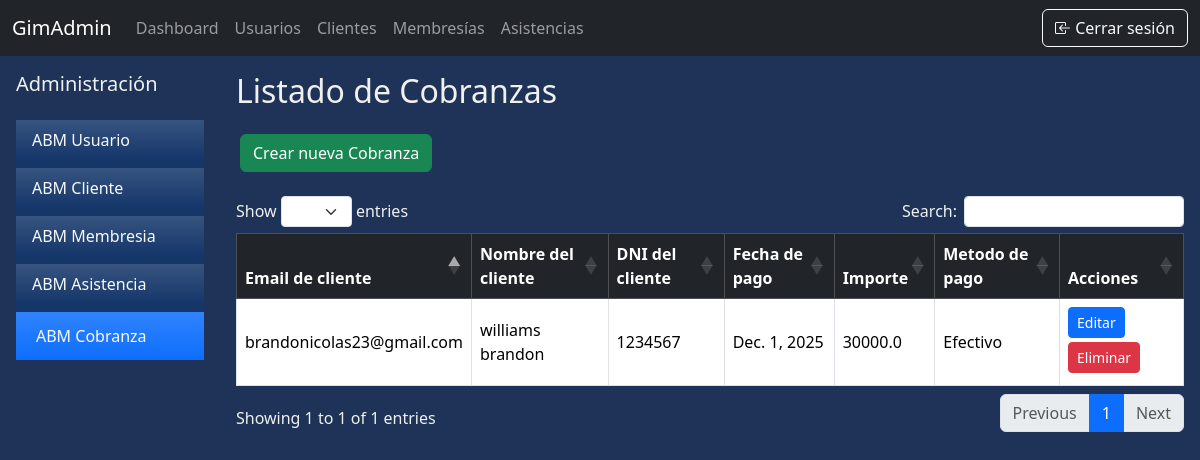
/abm/cobranza/ (signed in), run on an earlier commit of the app's database.
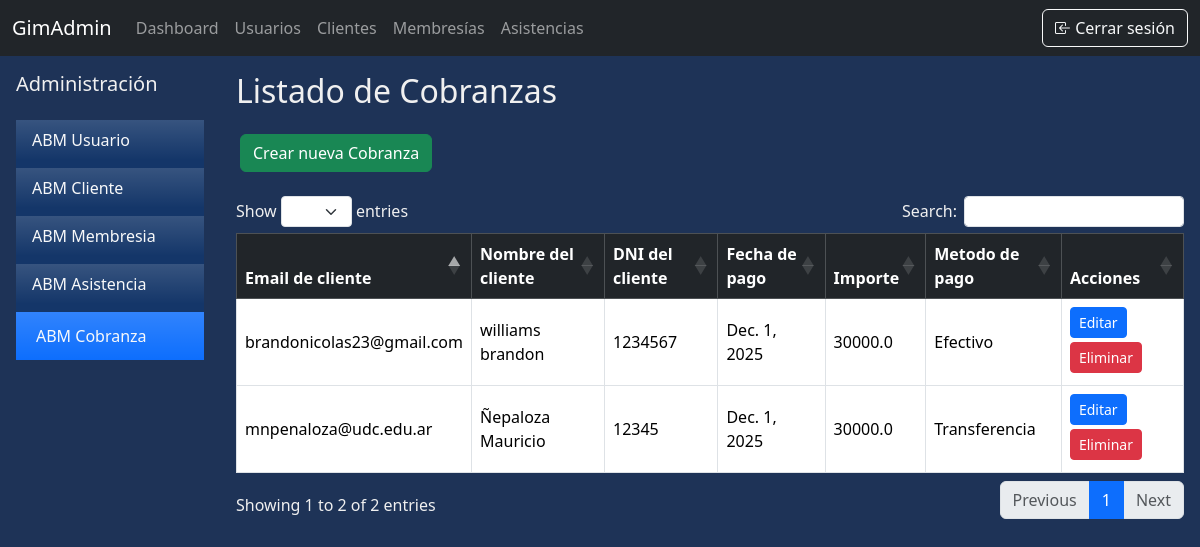
And on a later commit of the database.
### apps/abm/models.py (models this page shows, shortened)
class Cobranza(models.Model):
    METODO_PAGO = [
        ('Efectivo','Efectivo'),
        ('Tarjeta','Tarjeta'),
        ('Transferencia', 'Transferencia')
    ]
    fecha_pago = models.DateField(auto_now_add=True)
    importe = models.FloatField(null=False)
    membresia = models.ForeignKey(Membresia, on_delete=models.CASCADE, null=False, related_name='membresia')
    metodo_pago = models.CharField(max_length=30, choices=METODO_PAGO)

class Membresia(models.Model):
    ESTADO_MEMBRESIA = [
        ('Activa', 'Activa'),
        ('Adeuda', 'Adeuda'),
        ('Baja'  , 'Baja'),
    ]
    cliente = models.OneToOneField(Cliente, on_delete=models.CASCADE, null=False, related_name='membresia_cliente')
    fecha_inicio = models.DateField(null=False)
    fecha_fin = models.DateField(null=False)
    estado = models.CharField(max_length=50, choices=ESTADO_MEMBRESIA)

class Cliente(models.Model):
    usuario = models.OneToOneField(UserProfile, on_delete=models.CASCADE, null=False, related_name='cliente_usuario')
    altura = models.IntegerField()
    peso = models.FloatField()
    objetivo = models.CharField(max_length=300, null=False, default="", blank=True)
    avatar = models.ImageField(upload_to='avatars/', null=True, blank=True, default='avatars/default.jpg')

class UserProfile(models.Model):
    user = models.OneToOneField(User, null=False, on_delete=models.CASCADE, related_name='user_usuario')
    dni = models.IntegerField(unique=True, null=False)
    telefono = models.CharField(max_length=50)
    domicilio = models.CharField(max_length=150)
    fecha_nac = models.DateField()
    first_login = models.BooleanField(default=True)

### apps/abm/views.py (the view)
# urls.py: path('cobranza/', views.lista_cobranzas, name='cobranza_listar'),
@staff_member_required(login_url='/permisos_insuficientes/')
def lista_cobranzas(request):
    contexto = {
        'cobranzas': Cobranza.objects.all()
    }
    return render(request, 'lista_cobranzas.html', contexto)

### apps/abm/templates/lista_cobranzas.html (shortened to what this page needs)
{% extends "base.html" %}
{% block content %}
<div class="d-flex">
    {% include 'sidebar.html' %}
    <div class="flex-grow-1 p-3 justify-content-end flex-column">
        <h2 class="mb-4">Listado de Cobranzas</h2>
        <div>
            <a class="p-1" href="{% url 'cobranza_elegir' %}">
                <button type="button" class="btn btn-success" >Crear nueva Cobranza</button>
            </a>
        </div>
        <br>
        <table class="table table-bordered table-hover align-middle" {% if cobranzas %}id="tablaCobranzas"{% endif %} >
            <thead class="table-dark bg-gradient">
                <tr>
                    <th>Email de cliente</th>
                    <th>Nombre del cliente</th>
                    <th>DNI del cliente</th>
                    <th>Fecha de pago</th>
                    <th>Importe</th>
                    <th>Metodo de pago</th>
                    <th>Acciones</th>
                </tr>
            </thead>
            <tbody>
                {% for cobranza in cobranzas %}
                <tr>
                    <td>{{ cobranza.membresia.cliente.usuario.user.username }}</td>
                    <td>{{ cobranza.membresia.cliente.usuario.user.last_name }} {{ cobranza.membresia.cliente.usuario.user.first_name }}</td>
                    <td>{{ cobranza.membresia.cliente.usuario.dni }}</td>
                    <td>{{ cobranza.fecha_pago }}</td>
                    <td>{{ cobranza.importe }}</td>
                    <td>{{ cobranza.metodo_pago }}</td>
                    <td>
                        <a href="{% url 'cobranza_editar' pk=cobranza.id %}">
                        <button type="button" class="btn btn-sm btn-primary mb-1" href="">Editar</button></a>
                        <a href="{% url 'cobranza_eliminar' pk=cobranza.id %}">
                        <button type="button" class="btn btn-sm btn-danger mb-1">Eliminar</button></a>
                    </td>
                </tr>
                {% empty %}
                    <tr>
                        <td colspan="5" class="text-center">No hay cobranzas registradas.</td>
                    </tr>
                {% endfor %}
        </tbody>
        </table>
    </div>
</div>
{% endblock %}

### apps/core/templates/base.html (shortened to what this page needs)
{% load static %}
<!DOCTYPE html>
<html lang="es">
<head>
    <link
        href="https://cdn.jsdelivr.net/npm/bootstrap@5.3.3/dist/css/bootstrap.min.css"
        rel="stylesheet"
>
    <link
        rel="stylesheet"
        href="https://cdn.jsdelivr.net/npm/bootstrap-icons@1.11.1/font/bootstrap-icons.css">
    <link
        rel="stylesheet"
        href="https://cdn.datatables.net/1.13.7/css/dataTables.bootstrap5.min.css">
    <link
        href="https://cdn.jsdelivr.net/npm/select2@4.1.0-rc.0/dist/css/select2.min.css"
        rel="stylesheet" />
</head>
<body>
    <nav class="navbar navbar-expand-lg navbar-dark bg-dark">
        <div class="container-fluid">
            <a class="navbar-brand" href="{% url 'home' %}">GimAdmin</a>
            <div class="collapse navbar-collapse" id="navbarNav">
                <ul class="navbar-nav me-auto">
                    {% if user.is_authenticated %}
                    <li class="nav-item">
                        <a class="nav-link" href="{% url 'dashboard' %}">Dashboard</a>
                    </li>
                    {% if user.is_staff %}
                    <li class="nav-item">
                        <a class="nav-link" href="{% url 'usuario_listar' %}">Usuarios</a>
                    </li>
                    <li class="nav-item">
                        <a class="nav-link" href="{% url 'cliente_listar' %}">Clientes</a>
                    </li>
                    <li class="nav-item">
                        <a class="nav-link" href="{% url 'membresia_listar' %}">Membresías</a>
                    </li>
                    <li class="nav-item">
                        <a class="nav-link" href="{% url 'asistencia_listar' %}">Asistencias</a>
                    </li>
                    {% endif %}
                    {% endif %}
                </ul>
                <div class="d-flex">
                    {% if user.is_authenticated %}
                    <a href="{% url 'logout' %}" class="btn btn-outline-light">
                        <i class="bi bi-box-arrow-in-left"></i> Cerrar sesión
                    </a>
                    {% else %}
                    <a href="{% url 'login' %}" class="btn btn-outline-light">
                        <i class="bi bi-box-arrow-in-right"></i> Iniciar sesión
                    </a>
                    {% endif %}
                </div>
            </div>
        </div>
    </nav>
    <main class=>
        {% block content %}{% endblock %}
    </main>

### apps/abm/templates/sidebar.html
 <div class="flex-column">
    <nav class="bg-blue sidebar p-3" style="width: 220px; min-height: 100vh;">
        <h5 class="mb-4">Administración</h5>
        <ul class="nav flex-column" style="background-color: #143669" >
            {% if request.path == "/abm/usuario/" %}
                <li class="nav-item mb-2 bg-gradient bg-primary p-1">
            {% else %}
                <li class="nav-item mb-2 bg-gradient">
            {% endif %}
                <a class="nav-link link-light" href="{% url 'usuario_listar' %}">ABM Usuario</a>
            </li>
            {% if request.path == "/abm/clientes/" %}
                <li class="nav-item mb-2 bg-gradient bg-primary p-1">
            {% else %}
                <li class="nav-item mb-2 bg-gradient">
            {% endif %}
                <a class="nav-link link-light" href="{% url 'cliente_listar' %}">ABM Cliente</a>
            </li>
            {% if request.path == "/abm/membresia/" %}
                <li class="nav-item mb-2 bg-gradient bg-primary p-1">
            {% else %}
                <li class="nav-item mb-2 bg-gradient">
            {% endif %}
                <a class="nav-link link-light" href="{% url 'membresia_listar' %}">ABM Membresia</a>
            </li>
            {% if request.path == "/abm/asistencia/" %}
                <li class="nav-item mb-2 bg-gradient bg-primary p-1">
            {% else %}
                <li class="nav-item mb-2 bg-gradient">
            {% endif %}
                <a class="nav-link link-light" href="{% url 'asistencia_listar' %}">ABM Asistencia</a>
            </li>
            {% if request.path == "/abm/cobranza/" %}
                <li class="nav-item mb2 bg-gradient bg-primary p-1">
            {% else %}
                <li class= "nav-item mb-2 bg-gradient bg-blue">
            {% endif %}
                <a class="nav-link link-light" href="{%url 'cobranza_listar' %}">ABM Cobranza</a>
            </li>
        </ul>
    </nav>
</div>

### apps/core/templates/base.html (style rules this page uses)
body { background-color: #1E3357; color: #F0F0F0; }

What changed in the data, as far as the page shows it:
added Cobranza: membresia.cliente.usuario.user.username "mnpenaloza@udc.edu.ar", membresia.cliente.usuario.user.last_name "Ñepaloza", membresia.cliente.usuario.user.first_name "Mauricio", membresia.cliente.usuario.dni "12345", fecha_pago "Dec. 1, 2025", importe "30000.0", metodo_pago "Transferencia"
Also different on the page:
text written by a page script: "Show entries Search: Showing 1 to 1 of 1 entries Previous 1 Next" → "Show entries Search: Showing 1 to 2 of 2 entries Previous 1 Next"
